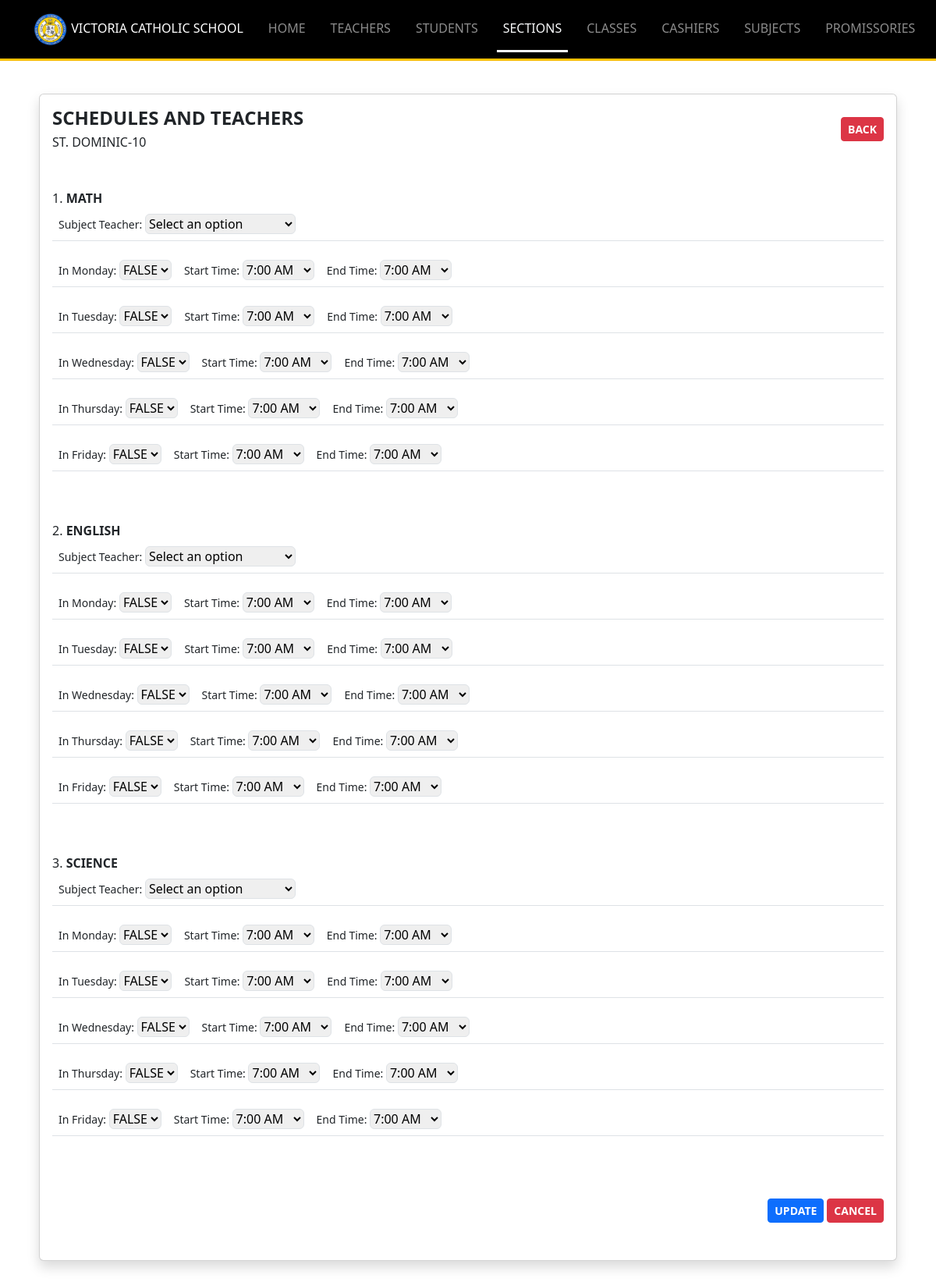
The page /Resources/views/admin/manage_section.php?id=32&grade=10 (signed in) on the database its author committed.
### tables this page shows
CREATE TABLE `sections` (
  `id` int(11) NOT NULL,
  `name` varchar(255) DEFAULT NULL,
  `grade` enum('7','8','9','10','SECTION') DEFAULT NULL,
  `advisory_teacher_id` int(11) NOT NULL DEFAULT 0,
  `created_at` timestamp NOT NULL DEFAULT current_timestamp(),
  `updated_at` timestamp NOT NULL DEFAULT current_timestamp() ON UPDATE current_timestamp()
);

CREATE TABLE `subjects` (
  `id` int(11) NOT NULL,
  `name` varchar(255) DEFAULT NULL,
  `grade` enum('7','8','9','10') DEFAULT NULL,
  `created_at` timestamp NOT NULL DEFAULT current_timestamp(),
  `updated_at` timestamp NOT NULL DEFAULT current_timestamp() ON UPDATE current_timestamp()
);

### Backend-routes/admin/includes_get_manage_section_route.php (called while the page is built, shortened)
<?php
try {
    require_once $_SERVER['DOCUMENT_ROOT']."/Middleware/CheckIfLoggedIn.php";
    require_once $_SERVER['DOCUMENT_ROOT']."/Middleware/CheckIfAdmin.php";
    $gradeID = isset($_GET['grade']) ? $_GET['grade'] : NULL;
    $fileName = "Location: view_sections.php?id=$gradeID";
    require_once $_SERVER['DOCUMENT_ROOT']."/Backend-routes/admin/includes_user_checker_router.php";
    $sectionID = $accountID;
    $stmt = $conn->prepare("SELECT * FROM sections where id = ?");
    $stmt->bind_param("i", $sectionID);
    $stmt->execute();
    $results = $stmt->get_result();
    $row = $results->fetch_assoc();
    $stmt = $conn->prepare("SELECT * from subjects WHERE grade = ?");
    $stmt->bind_param("s", $row['grade']);
    $stmt->execute();
    $subjects = $stmt->get_result();
    $schedules = [
        '7:00 AM', '7:30 AM', '8:00 AM', '8:30 AM',
        '9:00 AM', '9:30 AM', '10:00 AM', '10:30 AM',
        '11:00 AM', '11:30 AM', '12:00 PM', '12:30 PM',
        '1:00 PM', '1:30 PM', '2:00 PM', '2:30 PM',
        '3:00 PM', '3:30 PM', '4:00 PM', '4:30 PM',
        '5:00 PM', '5:30 PM', '6:00 PM'
    ];
} catch (Exception $e) {
    errorSender('error '.$e->getMessage(), $fileName);
}
?>

### Middleware/CheckIfAdmin.php (called while the page is built, shortened)
<?php
require_once $_SERVER['DOCUMENT_ROOT']."/Connections/DB_connection.php";
$role = 'admin';
$stmt = $conn->prepare("SELECT * FROM users WHERE role = ? AND id = ?");
$stmt->bind_param("si", $role, $_SESSION['id']);
$stmt->execute();
$result = $stmt->get_result();

### Resources/views/admin/manage_section.php (the view, shortened to what this page needs)
<?php
require_once $_SERVER['DOCUMENT_ROOT']."/Middleware/CheckIfLoggedIn.php";
require_once $_SERVER['DOCUMENT_ROOT']."/Middleware/CheckIfAdmin.php";
require_once $_SERVER['DOCUMENT_ROOT']."/Backend-routes/admin/includes_get_manage_section_route.php";
require_once "../includes/header_layout.php";
$days = ['monday', 'tuesday', 'wednesday', 'thursday', 'friday'];
?>
<body>
<?php
    include "includes/navbar.php";
?>
<div class="container my-5">
    <div class="row pb-2 px-2">
        <form method="POST" action="../../../Backend-routes/admin/update_class_route.php?" onsubmit="submitRequest('updateSectionName', event)" id="updateSectionName">
            <div class="card shadow">
                <div class="card-body">
                <div class="d-flex justify-content-between align-items-center">
                    <div>
                        <h4 class="mb-1 fw-bold">SCHEDULES AND TEACHERS</h4>
                        <label><?php echo $row['name']."-".$row['grade'] ?></label>
                    </div>
                    <a href="view_sections.php?id=<?php echo $gradeID ?>" class="btn btn-danger btn-sm fw-bold">BACK</a>
                </div>
                    <?php
                        $count = 1;
                        foreach($subjects as $subject){
                            $stmt = $conn->prepare("SELECT * FROM classes where section_id = ? AND subject_id = ? LIMIT 1");
                            $stmt->bind_param("ii", $sectionID, $subject['id']);
                            $stmt->execute();
                            $classes = $stmt->get_result();
                            if($classes->num_rows > 0){
                                foreach($classes as $data){
                                    echo "<label class='mt-5 '>".$count++.".<b> ".$subject['name']."</b></label>
                                    <input type='hidden' name='subject[]' value='".$subject['id']."'>
                                    <div class='border-bottom px-2 mb-3'>
                                        <small >Subject Teacher: </small>
                                        <select name='teacher[]' class='border rounded my-2' >
                                        <option value='' disabled selected>Select an option</option>";
                                        foreach($teachers as $teacher){
                                            if($data['teacher_id'] == $teacher['id']){
                                                echo "<option selected value='".$teacher['id']."'>".$teacher['first_name']." ".$teacher['last_name']." : ".$teacher['school_number']."</option>";
                                            }else{
                                                echo "<option value='".$teacher['id']."'>".$teacher['first_name']." ".$teacher['last_name']." : ".$teacher['school_number']."</option>";
                                            }
                                        }
                                        echo "</select>
                                    </div>";
                                    foreach ($days as $day) {
                                        echo "<div class='border-bottom px-2 mb-3'>
                                            <small >In ".ucfirst($day).": </small>";
                                        if ($data["is_$day"] == TRUE || $data["is_$day"] == 1) {
                                            echo "<select name='is_{$day}[]' class='my-2 me-3 border rounded selected' required onchange='changeBorderColor(this)'>
                                            <option value='1' selected>TRUE</option>
                                                  <option value='0'>FALSE</option>";
                                        } else {
                                            echo "
                                            <select name='is_{$day}[]' class='my-2 me-3 border rounded' required onchange='changeBorderColor(this)'>
                                            <option value='1'>TRUE</option>
                                                  <option value='0' selected>FALSE</option>";
                                        }
                                        echo "</select>
                                              <small >Start Time: </small>
                                              <select name='{$day}_start_time[]' class='my-2 me-3 border rounded' required>";
                                        foreach ($schedules as $schedule) {
                                            if ($data["{$day}_start_time"] == $schedule) {
                                                echo "<option value='$schedule' selected>$schedule</option>";
                                            } else {
                                                echo "<option value='$schedule'>$schedule</option>";
                                            }
                                        }
                                        echo "</select>
                                              <small >End Time: </small>
                                              <select name='{$day}_end_time[]' class='my-2 me-3 border rounded' >";
                                        foreach ($schedules as $schedule) {
                                            if ($data["{$day}_end_time"] == $schedule) {
                                                echo "<option value='$schedule' selected>$schedule</option>";
                                            } else {
                                                echo "<option value='$schedule'>$schedule</option>";
                                            }
                                        }
                                        echo "</select>
                                              </div>";
                                    }
                                }
                            }else{
                                echo "<label class='mt-5 '>".$count++.".<b> ".$subject['name']."</b></label>
                                <input type='hidden' name='subject[]' value='".$subject['id']."'>
                                <div class='border-bottom px-2 mb-3'>
                                    <small >Subject Teacher: </small>
                                    <select name='teacher[]' class='border rounded my-2' required>
                                    <option value='' disabled selected>Select an option</option>";
                                    echo "</select>
                                </div>";
                                foreach ($days as $day) {
                                    echo"<div class='border-bottom px-2 mb-3'>";
                                    echo"<small >In ".ucfirst($day).": </small>
                                        <select name='is_{$day}[]' class='my-2 me-3 border rounded' required onchange='changeBorderColor(this)'>
                                            <option value='1'>TRUE</option>
                                            <option value='0' selected>FALSE</option>
                                        </select>";
                                    echo"<small >Start Time: </small>
                                        <select name='{$day}_start_time[]' class='my-2 me-3 border rounded' required>";
                                        foreach ($schedules as $schedule) {
                                            echo "<option value='$schedule'>$schedule</option>";
                                        }
                                    echo "</select>";
                                    echo"<small >End Time: </small>
                                        <select name='{$day}_end_time[]' class='my-2 me-3 border rounded' required>";
                                        foreach ($schedules as $schedule) {
                                            echo "<option value='$schedule'>$schedule</option>";
                                        }
                                    echo "</select>
                                          </div>";
                                }
                            }
                        }
                    ?>
                </div>
                <div class="d-flex justify-content-end my-5 me-3">
                    <button class="btn btn-sm fw-bold btn-primary me-1" type="submit">UPDATE</button>
                    <a href="view_sections.php?id=<?php echo $gradeID ?>" class="btn btn-danger btn-sm fw-bold">CANCEL</a>
                </div>
            </div>
        </form>
    </div>
</div>
</body>
<?php
	require_once "../includes/includes_scripts.php";
?>

### rows shown on the page
sections: name "ST. DOMINIC", grade "10"
subjects: name "MATH", day "Monday", day "Tuesday", day "Wednesday", day "Thursday", day "Friday"
subjects: name "ENGLISH", day "Monday", day "Tuesday", day "Wednesday", day "Thursday", day "Friday"
subjects: name "SCIENCE", day "Monday", day "Tuesday", day "Wednesday", day "Thursday", day "Friday"

### other values the page prints
form field value "7:00 AM"
